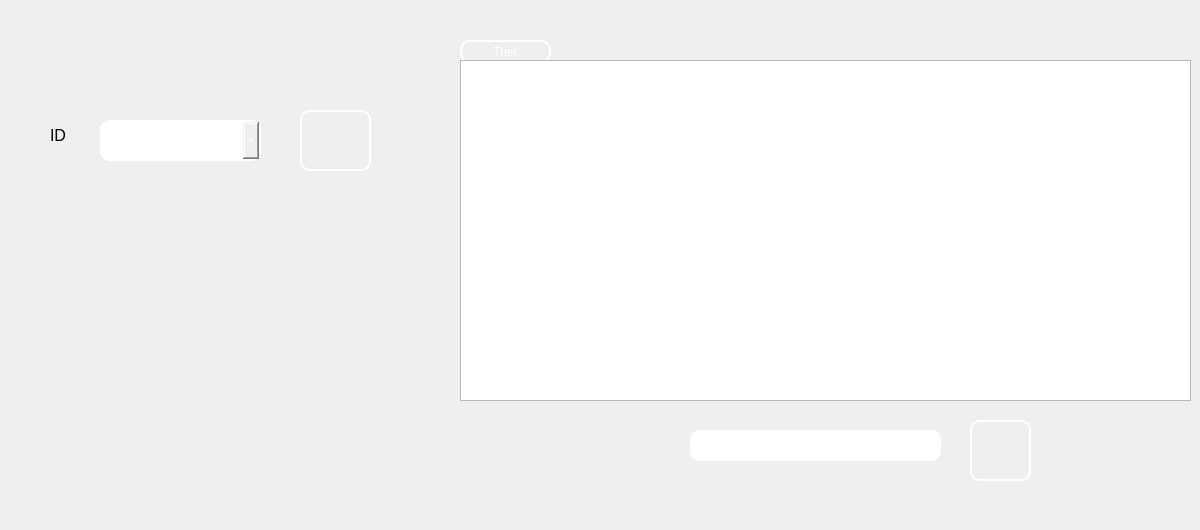
      <widget class="QWidget" name="tab_13">
       <attribute name="title">
        <string>Supprimer</string>
       </attribute>
       <widget class="QPushButton" name="pb_rechercher_evenements">
        <property name="geometry">
         <rect>
          <x>970</x>
          <y>420</y>
          <width>61</width>
          <height>61</height>
         </rect>
        </property>
        <property name="styleSheet">
         <string notr="true">background-image: url(:/img/img/loop.JPG);
border-style: solid;
border-color: white;
border-width: 2px;
border-radius: 10px;
color: rgb(255, 255, 255);</string>
        </property>
        <property name="text">
         <string/>
        </property>
       </widget>
       <widget class="QPushButton" name="pb_trier_evenements">
        <property name="geometry">
         <rect>
          <x>460</x>
          <y>40</y>
          <width>91</width>
          <height>23</height>
         </rect>
        </property>
        <property name="styleSheet">
         <string notr="true">border-style: solid;
border-color: white;
border-width: 2px;
border-radius: 10px;
color: rgb(255, 255, 255);</string>
        </property>
        <property name="text">
         <string>Trier</string>
        </property>
       </widget>
       <widget class="QPushButton" name="pb_supprimer_evenements">
        <property name="geometry">
         <rect>
          <x>300</x>
          <y>110</y>
          <width>71</width>
          <height>61</height>
         </rect>
        </property>
        <property name="styleSheet">
         <string notr="true">border-style: solid;
border-color: white;
border-width: 2px;
border-radius: 10px;
background-image: url(:/img/img/ex.jpg);
color: rgb(255, 255, 255);</string>
        </property>
        <property name="text">
         <string/>
        </property>
       </widget>
       <widget class="QLineEdit" name="lineEdit_recherche_events">
        <property name="geometry">
         <rect>
          <x>690</x>
          <y>430</y>
          <width>251</width>
          <height>31</height>
         </rect>
        </property>
        <property name="styleSheet">
         <string notr="true">border-style: solid;
border-color: white;
border-width: 2px;
border-radius: 10px;
color: rgb(255, 255, 255);</string>
        </property>
       </widget>
       <widget class="QComboBox" name="comboBox_10_ev">
        <property name="geometry">
         <rect>
          <x>100</x>
          <y>120</y>
          <width>161</width>
          <height>41</height>
         </rect>
        </property>
        <property name="styleSheet">
         <string notr="true">border-style: solid;
border-color: white;
border-width: 2px;
border-radius: 10px;
color: rgb(255, 255, 255);</string>
        </property>
       </widget>
       <widget class="QTableView" name="tabevenements">
        <property name="geometry">
         <rect>
          <x>460</x>
          <y>60</y>
          <width>731</width>
          <height>341</height>
         </rect>
        </property>
        <property name="styleSheet">
         <string notr="true">background-image: url(:/images/Sans titre - 1 (1).jpg);</string>
        </property>
       </widget>
       <widget class="QLabel" name="label_44">
        <property name="enabled">
         <bool>false</bool>
        </property>
        <property name="geometry">
         <rect>
          <x>50</x>
          <y>120</y>
          <width>31</width>
          <height>31</height>
         </rect>
        </property>
        <property name="maximumSize">
         <size>
          <width>94</width>
          <height>76</height>
         </size>
        </property>
        <property name="font">
         <font>
          <family>MS Shell Dlg 2</family>
          <pointsize>11</pointsize>
          <weight>50</weight>
          <italic>false</italic>
          <bold>false</bold>
         </font>
        </property>
        <property name="toolTip">
         <string>&lt;html&gt;&lt;head/&gt;&lt;body&gt;&lt;p&gt;ID&lt;/p&gt;&lt;/body&gt;&lt;/html&gt;</string>
        </property>
        <property name="styleSheet">
         <string notr="true">background-image: url(:/img/img/585e4adacb11b227491c3392.png);

color: rgb(0,0,0);
</string>
        </property>
        <property name="text">
         <string>&lt;html&gt;&lt;head/&gt;&lt;body&gt;&lt;p&gt;&lt;span style=&quot; font-size:12pt;&quot;&gt;ID&lt;/span&gt;&lt;/p&gt;&lt;/body&gt;&lt;/html&gt;</string>
        </property>
        <property name="wordWrap">
         <bool>false</bool>
        </property>
       </widget>
       <widget class="QLabel" name="label_16">
        <property name="geometry">
         <rect>
          <x>10</x>
          <y>400</y>
          <width>121</width>
          <height>121</height>
         </rect>
        </property>
        <property name="styleSheet">
         <string notr="true">background-image: url(:/img/img/1024px-Volkswagen_Logo_till_1995.svg.png);</string>
        </property>
        <property name="text">
         <string/>
        </property>
       </widget>
      </widget>
